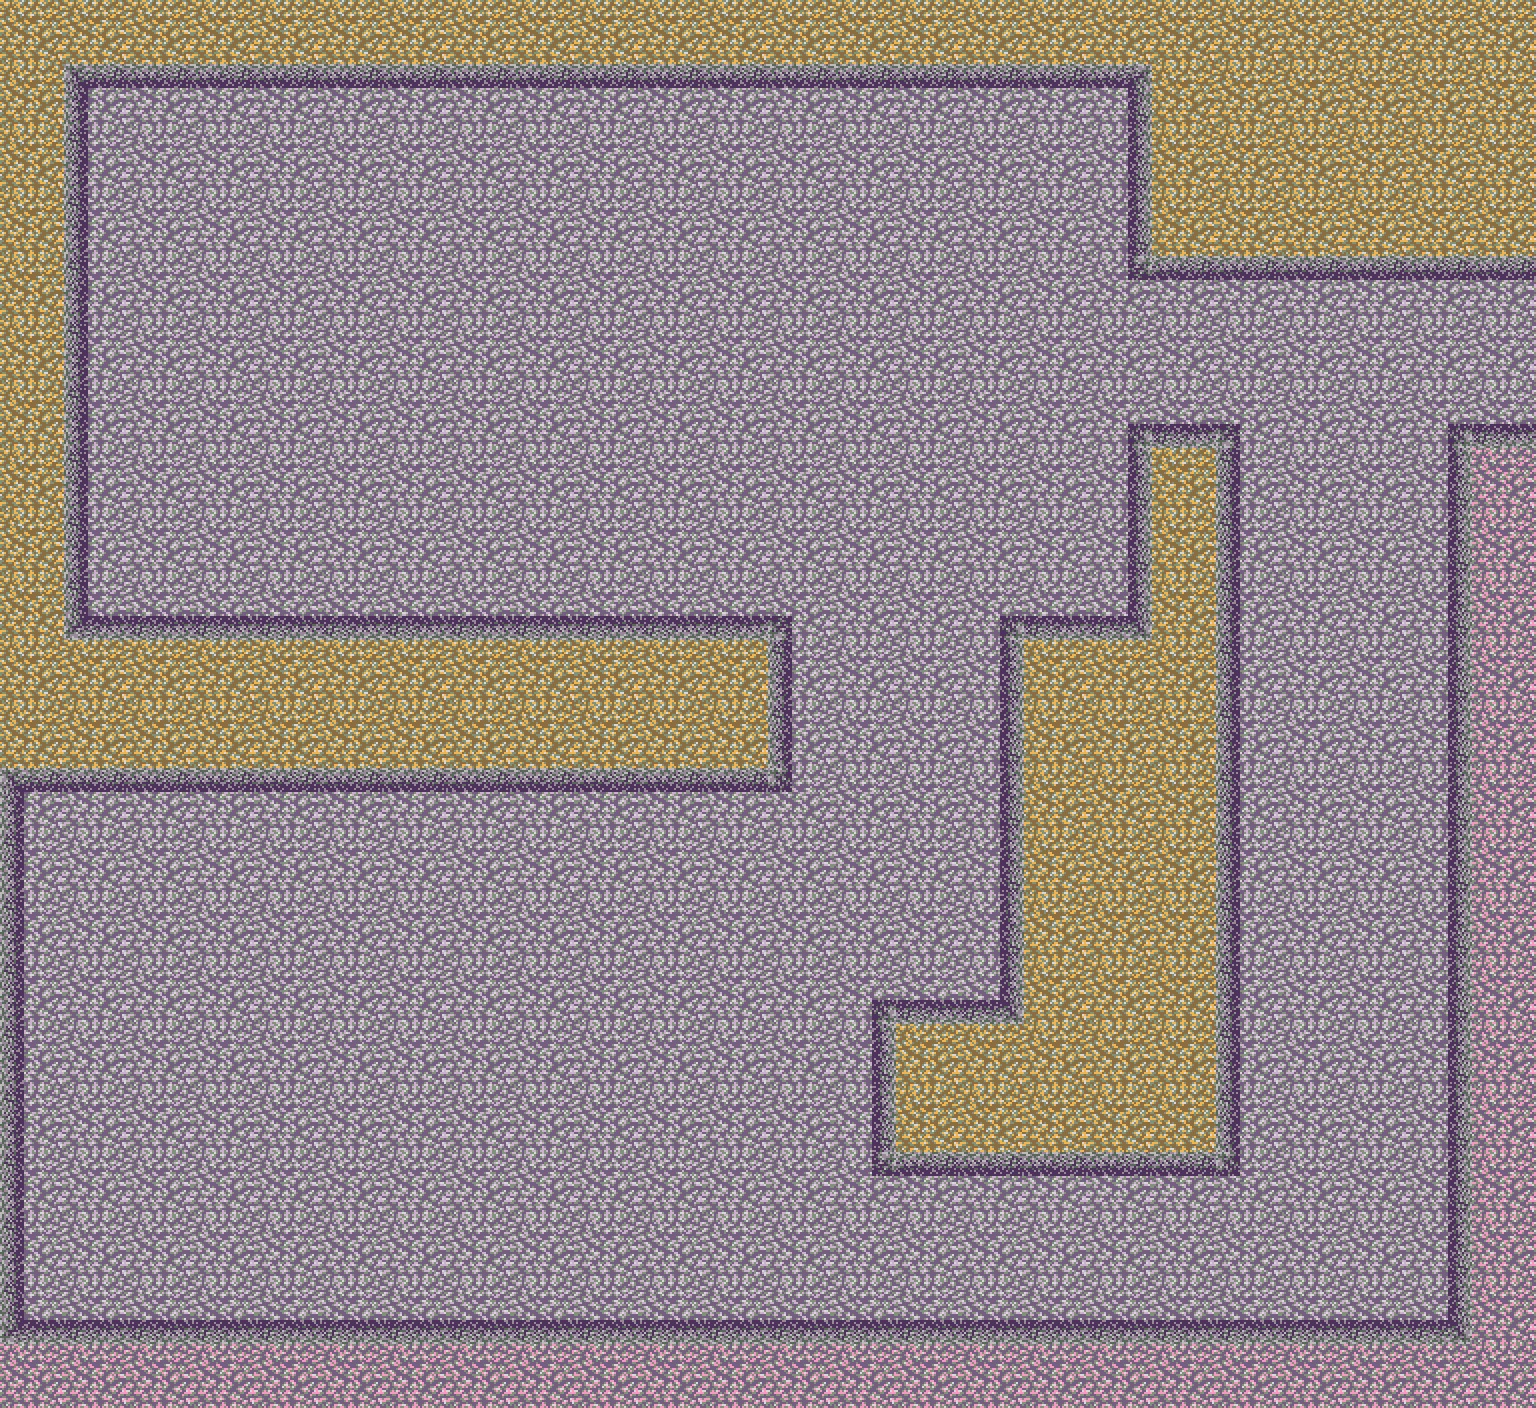

A level layout from a 2D game, rendered from its tile map. Below: a short description, then the map file with its tile-grid data intact:
An orthogonal 24x22 tile map with 64x64 px tiles, 1 tile layer (Tile Layer 1), 2 tilesets and 14 objects (warpRect0).

<map version="1.0" orientation="orthogonal" renderorder="right-down" width="24" height="22" tilewidth="64" tileheight="64" nextobjectid="19">
 <tileset firstgid="1" name="Granite Tile Sheet" tilewidth="64" tileheight="64" tilecount="96" columns="8">
  <image source="Granite Tile Sheet.png" width="512" height="768" />
 </tileset>
 <tileset firstgid="97" name="Grass Tile Sheet" tilewidth="64" tileheight="64" tilecount="96" columns="8">
  <image source="Grass Tile Sheet.png" width="512" height="768" />
 </tileset>
 <layer name="Tile Layer 1" width="24" height="22">
  <data encoding="csv">
5,5,5,5,5,5,5,5,5,5,5,5,5,5,5,5,5,5,5,5,5,5,5,5,
5,10,19,19,19,19,19,19,19,19,19,19,19,19,19,19,19,11,5,5,5,5,5,5,
5,18,1,1,1,1,1,1,1,1,1,1,1,1,1,1,1,20,5,5,5,5,5,5,
5,18,1,1,1,1,1,1,1,1,1,1,1,1,1,1,1,20,5,5,5,5,5,5,
5,18,1,1,1,1,1,1,1,1,1,1,1,1,1,1,1,27,19,19,19,19,19,19,
5,18,1,1,1,1,1,1,1,1,1,1,1,1,1,1,1,1,1,1,1,1,1,1,
5,18,1,1,1,1,1,1,1,1,1,1,1,1,1,1,1,28,17,25,1,1,28,17,
5,18,1,1,1,1,1,1,1,1,1,1,1,1,1,1,1,20,5,18,1,1,20,33,
5,18,1,1,1,1,1,1,1,1,1,1,1,1,1,1,1,20,5,18,1,1,20,33,
5,9,17,17,17,17,17,17,17,17,17,17,25,1,1,28,17,12,5,18,1,1,20,33,
5,5,5,5,5,5,5,5,5,5,5,5,18,1,1,20,5,5,5,18,1,1,20,33,
5,5,5,5,5,5,5,5,5,5,5,5,18,1,1,20,5,5,5,18,1,1,20,33,
10,19,19,19,19,19,19,19,19,19,19,19,26,1,1,20,5,5,5,18,1,1,20,33,
18,1,1,1,1,1,1,1,1,1,1,1,1,1,1,20,5,5,5,18,1,1,20,33,
18,1,1,1,1,1,1,1,1,1,1,1,1,1,1,20,5,5,5,18,1,1,20,33,
18,1,1,1,1,1,1,1,1,1,1,1,1,28,17,12,5,5,5,18,1,1,20,33,
18,1,1,1,1,1,1,1,1,1,1,1,1,20,5,5,5,5,5,18,1,1,20,33,
18,1,1,1,1,1,1,1,1,1,1,1,1,20,5,5,5,5,5,18,1,1,20,33,
18,1,1,1,1,1,1,1,1,1,1,1,1,27,19,19,19,19,19,26,1,1,20,33,
18,1,1,1,1,1,1,1,1,1,1,1,1,1,1,1,1,1,1,1,1,1,20,33,
9,17,17,17,17,17,17,17,17,17,17,17,17,17,17,17,17,17,17,17,17,17,12,33,
33,33,33,33,33,33,33,33,33,33,33,33,33,33,33,33,33,33,33,33,33,33,33,33
</data>
 </layer>
 <objectgroup name="Collision">
  <object id="1" x="12" y="9" width="1161" height="80" />
  <object id="2" x="18" y="35" width="68" height="631" />
  <object id="4" x="37" y="618" width="753" height="38" />
  <object id="5" x="730" y="618" width="61" height="170" />
  <object id="6" x="5" y="730" width="788" height="61" />
  <object id="8" x="1" y="768" width="24" height="653" />
  <object id="11" x="2" y="1322" width="1522" height="54" />
  <object id="12" x="1450" y="428" width="84" height="984" />
  <object id="13" x="1120" y="18" width="58" height="256" />
  <object id="14" x="1118" y="206" width="420" height="74" />
  <object id="15" x="1134" y="424" width="102" height="754" />
  <object id="16" x="872" y="1000" width="366" height="174" />
  <object id="17" x="1002" y="614" width="226" height="562" />
 </objectgroup>
 <objectgroup name="warp">
  <object id="18" name="warpRect0" x="1498" y="276" width="40" height="154">
   <properties>
    <property name="startingDirection" value="left" />
    <property name="warpIndex" value="0" />
   </properties>
  </object>
 </objectgroup>
</map>
